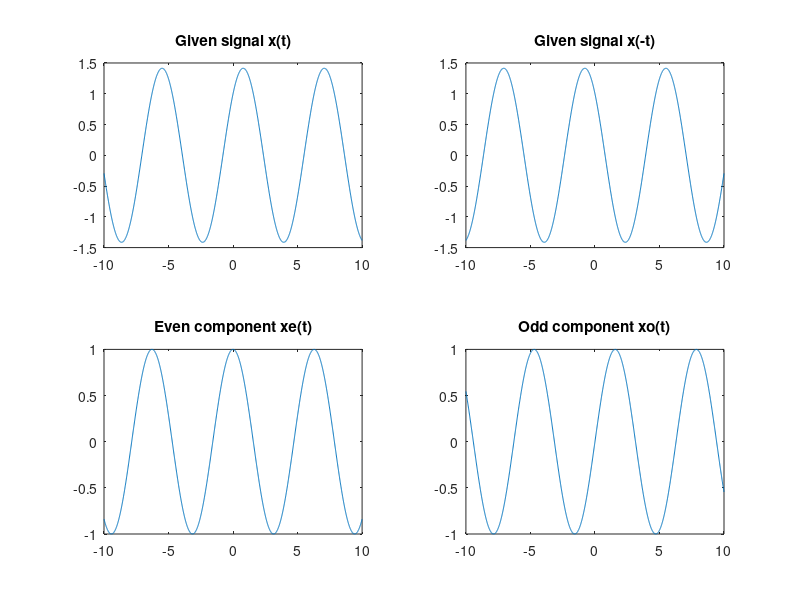

Source code (MATLAB):

t=-10:0.01:10;

%Given signal x(t)
u1=sin(t);
u2=cos(t);
x1=u1+u2;
subplot(2,2,1);
plot(t,x1);
title('Given signal x(t)');

%time reversed signal x(-t)
x2=fliplr(x1);
subplot(2,2,2);
plot(t,x2);
title('Given signal x(-t)');

%Even component xe(t)
xe=.5*(x1+x2);
subplot(2,2,3);
plot(t,xe);
title('Even component xe(t)');

%Odd component xo(t)
xo=.5*(x1-x2);
subplot(2,2,4);
plot(t,xo);
title('Odd component xo(t)');
